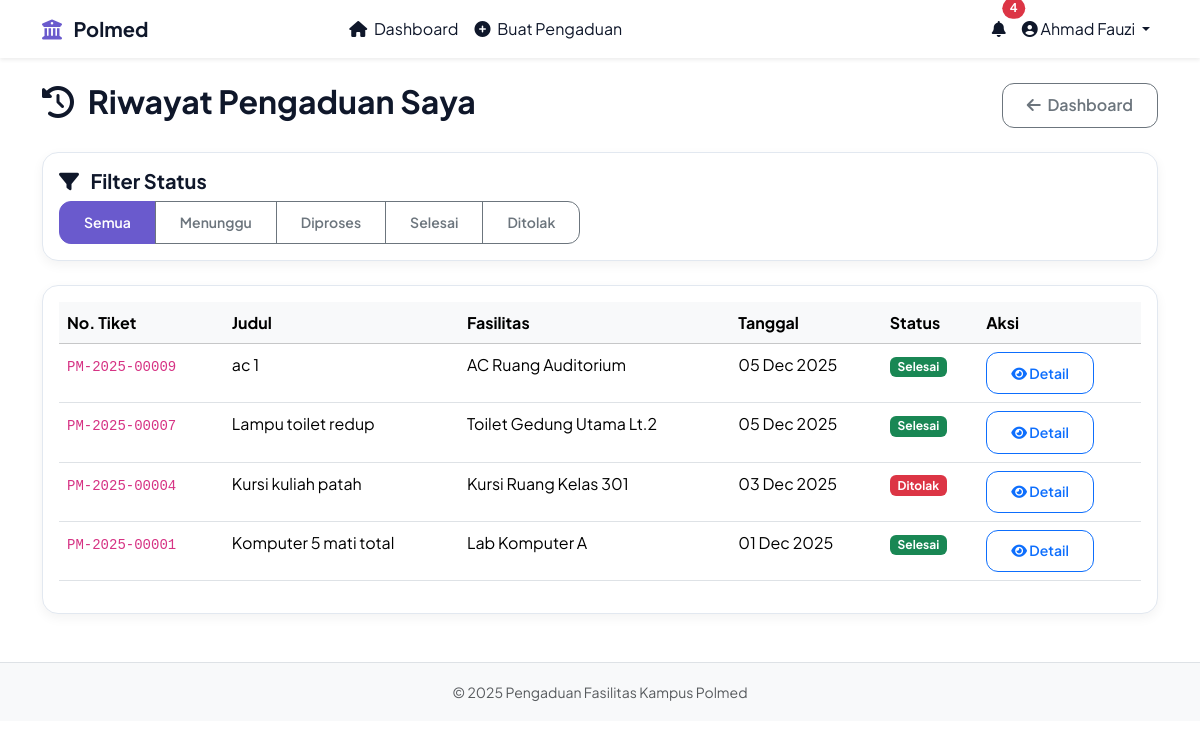
Page /dashboard/mahasiswa/riwayat.php (signed in) on the committed database.
### tables this page shows
CREATE TABLE `pengaduan` (
  `id` int(11) NOT NULL,
  `user_id` int(11) NOT NULL,
  `fasilitas_id` int(11) NOT NULL,
  `no_tiket` varchar(20) NOT NULL,
  `judul` varchar(150) NOT NULL,
  `deskripsi` text NOT NULL,
  `foto` varchar(255) DEFAULT NULL,
  `status` enum('menunggu','diproses','selesai','ditolak') NOT NULL DEFAULT 'menunggu',
  `created_at` timestamp NOT NULL DEFAULT current_timestamp(),
  `updated_at` timestamp NOT NULL DEFAULT current_timestamp() ON UPDATE current_timestamp()
);

CREATE TABLE `fasilitas` (
  `id` int(11) NOT NULL,
  `nama` varchar(100) NOT NULL,
  `lokasi` varchar(100) DEFAULT NULL,
  `deskripsi` text DEFAULT NULL
);

### dashboard/mahasiswa/riwayat.php (the view, shortened to what this page needs)
<?php
require_once '../../includes/auth_check.php';
$user_id = $_SESSION['user_id'];
$status_filter = $_GET['status'] ?? 'semua';
$valid_status = ['semua', 'menunggu', 'diproses', 'selesai', 'ditolak'];
$sql = "
    SELECT p.*, f.nama as fasilitas, u.nama as nama_pelapor
    FROM pengaduan p
    JOIN fasilitas f ON p.fasilitas_id = f.id
    JOIN users u ON p.user_id = u.id
    WHERE p.user_id = ?
";
$sql .= " ORDER BY p.created_at DESC";
if ($status_filter === 'semua') {
    $stmt = $koneksi->prepare($sql);
    $stmt->bind_param("i", $user_id);
} else {
    $stmt = $koneksi->prepare($sql);
    $stmt->bind_param("is", $user_id, $status_filter);
}
$stmt->execute();
$result = $stmt->get_result();
?>
<?php include '../../includes/header.php'; ?>
<div class="d-flex justify-content-between align-items-center mb-4">
    <h2><i class="fas fa-history me-2"></i> Riwayat Pengaduan Saya</h2>
    <a href="index.php" class="btn btn-outline-secondary">
        <i class="fas fa-arrow-left me-1"></i> Dashboard
    </a>
</div>
<div class="card mb-4">
    <div class="card-body">
        <h5><i class="fas fa-filter me-2"></i> Filter Status</h5>
        <div class="btn-group" role="group">
            <?php foreach ($valid_status as $status):
                $label = $status == 'semua' ? 'Semua' : ucfirst($status);
                $color = $status == $status_filter ? 'primary' : 'outline-secondary';
                $url = $status == 'semua' ? 'riwayat.php' : "riwayat.php?status=$status";
            ?>
                <a href="<?= $url ?>" class="btn btn-<?= $color ?> btn-sm">
                    <?= $label ?>
                </a>
            <?php endforeach; ?>
        </div>
    </div>
</div>
<?php if ($result->num_rows > 0): ?>
    <div class="card">
        <div class="card-body">
            <div class="table-responsive">
                <table class="table table-hover">
                    <thead class="table-light">
                        <tr>
                            <th>No. Tiket</th>
                            <th>Judul</th>
                            <th>Fasilitas</th>
                            <th>Tanggal</th>
                            <th>Status</th>
                            <th>Aksi</th>
                        </tr>
                    </thead>
                    <tbody>
                        <?php while ($row = $result->fetch_assoc()): ?>
                            <tr>
                                <td><code><?= htmlspecialchars($row['no_tiket']) ?></code></td>
                                <td><?= htmlspecialchars($row['judul']) ?></td>
                                <td><?= htmlspecialchars($row['fasilitas']) ?></td>
                                <td><?= date('d M Y', strtotime($row['created_at'])) ?></td>
                                <td>
                                    <span class="badge bg-<?=
                                        $row['status'] == 'selesai' ? 'success' :
                                        ($row['status'] == 'diproses' ? 'info' :
                                        ($row['status'] == 'ditolak' ? 'danger' : 'warning'))
                                    ?>">
                                        <?= ucfirst($row['status']) ?>
                                    </span>
                                </td>
                                <td>
                                    <button type="button"
                                            class="btn btn-sm btn-outline-primary"
                                            data-bs-toggle="modal"
                                            data-bs-target="#detailModal<?= $row['id'] ?>">
                                        <i class="fas fa-eye"></i> Detail
                                    </button>
                                </td>
                            </tr>
                        <?php endwhile; ?>
                    </tbody>
                </table>
            </div>
        </div>
    </div>
<?php endif; ?>
<?php include '../../includes/footer.php'; ?>

### includes/header.php (shortened to what this page needs)
<?php
require_once '../../config/database.php';
$notif_count = 0;
if (isset($_SESSION['user_id'])) {
    $user_id = $_SESSION['user_id'];
    $notif_query = "SELECT COUNT(*) as total FROM notifikasi WHERE user_id = ? AND is_read = 0";
    $stmt = $koneksi->prepare($notif_query);
    $stmt->bind_param("i", $user_id);
    $stmt->execute();
    $notif_result = $stmt->get_result();
    $notif = $notif_result->fetch_assoc();
    $notif_count = $notif['total'];
}
?>
<!DOCTYPE html>
<html lang="id">
<head>
    <link href="https://cdn.jsdelivr.net/npm/bootstrap@5.3.3/dist/css/bootstrap.min.css" rel="stylesheet">
    <link rel="stylesheet" href="https://cdnjs.cloudflare.com/ajax/libs/font-awesome/6.5.0/css/all.min.css">
    <link rel="stylesheet" href="../assets/css/style.css">
</head>
<body>
<nav class="navbar navbar-expand-lg navbar-light bg-white shadow-sm">
    <div class="container">
        <a class="navbar-brand fw-bold" href="#" style="color: #0f172a;">
            <i class="fas fa-university me-2" style="color: var(--primary);"></i>
            Polmed
        </a>
        <div class="collapse navbar-collapse" id="navbarNav">
            <ul class="navbar-nav mx-auto">
                <?php if ($_SESSION['role'] === 'mahasiswa'): ?>
                    <li class="nav-item">
                        <a class="nav-link <?= strpos($_SERVER['REQUEST_URI'], 'mahasiswa/index.php') !== false ? 'active text-primary fw-bold' : '' ?>"
                           href="../mahasiswa/index.php">
                            <i class="fas fa-home me-1"></i> Dashboard
                        </a>
                    </li>
                    <li class="nav-item">
                        <a class="nav-link <?= strpos($_SERVER['REQUEST_URI'], 'buat_pengaduan.php') !== false ? 'active text-primary fw-bold' : '' ?>"
                           href="../mahasiswa/buat_pengaduan.php">
                            <i class="fas fa-plus-circle me-1"></i> Buat Pengaduan
                        </a>
                    </li>
                <?php endif; ?>
            </ul>
            <ul class="navbar-nav ms-auto">
                <li class="nav-item dropdown">
                    <a class="nav-link position-relative" href="#" id="notifDropdown" role="button" data-bs-toggle="dropdown">
                        <i class="fas fa-bell"></i>
                        <?php if ($notif_count > 0): ?>
                            <span class="position-absolute top-0 start-100 translate-middle badge rounded-pill bg-danger">
                                <?= $notif_count ?>
                            </span>
                        <?php endif; ?>
                    </a>
                </li>
                <li class="nav-item dropdown">
                    <a class="nav-link dropdown-toggle" href="#" id="userDropdown" role="button" data-bs-toggle="dropdown" style="border-radius: 12px;">
                        <i class="fas fa-user-circle"></i> <?= htmlspecialchars($_SESSION['nama']) ?>
                    </a>
                </li>
            </ul>
        </div>
    </div>
</nav>
<div class="container mt-4">

### includes/footer.php (shortened to what this page needs)
</div>
<footer class="bg-light text-center py-3 mt-5 border-top">
    <small class="text-muted">
        &copy; <?= date('Y') ?> Pengaduan Fasilitas Kampus Polmed
    </small>
</footer>
</body>
</html>

### assets/css/style.css (style rules this page uses)
:root { --primary: #6a5acd; --primary-light: #8a7fd4; --primary-dark: #4a3a9c; --success: #10b981; --warning: #f59e0b; --danger: #ef4444; --white: #ffffff; --gray-100: #f8fafc; --gray-200: #e2e8f0; --gray-700: #334155; --shadow: 0 4px 12px rgba(0, 0, 0, 0.05); --border-radius: 16px; }
body { font-family: 'Plus Jakarta Sans', -apple-system, BlinkMacSystemFont, 'Segoe UI', Roboto, sans-serif; background-color: var(--white); color: var(--gray-700); line-height: 1.6; }
h1, h2, h3, h4, h5, h6 { font-weight: 700; color: #0f172a; }
.navbar-brand, .nav-link { color: #0f172a !important; }
.card { border: 1px solid var(--gray-200); border-radius: var(--border-radius); box-shadow: var(--shadow); transition: transform 0.3s ease; overflow: hidden; }
.btn { font-weight: 600; border-radius: 12px; padding: 0.6rem 1.5rem; }
.btn-primary { background-color: var(--primary); border-color: var(--primary); }

### includes/header.php (style rules this page uses)
body { font-family: 'Plus Jakarta Sans', -apple-system, BlinkMacSystemFont, sans-serif; }

### rows in the picture
pengaduan: no_tiket "PM-2025-00009", judul "ac 1", fasilitas.nama "AC Ruang Auditorium", created_at "05 Dec 2025", status "Selesai"
pengaduan: no_tiket "PM-2025-00007", judul "Lampu toilet redup", fasilitas.nama "Toilet Gedung Utama Lt.2", created_at "05 Dec 2025", status "Selesai"
pengaduan: no_tiket "PM-2025-00004", judul "Kursi kuliah patah", fasilitas.nama "Kursi Ruang Kelas 301", created_at "03 Dec 2025", status "Ditolak"
pengaduan: no_tiket "PM-2025-00001", judul "Komputer 5 mati total", fasilitas.nama "Lab Komputer A", created_at "01 Dec 2025", status "Selesai"

### other values in the picture
$notif_count "4"
$_SESSION['nama'] "Ahmad Fauzi"
$label "Semua"
$label "Menunggu"
$label "Diproses"
$label "Selesai"
$label "Ditolak"
